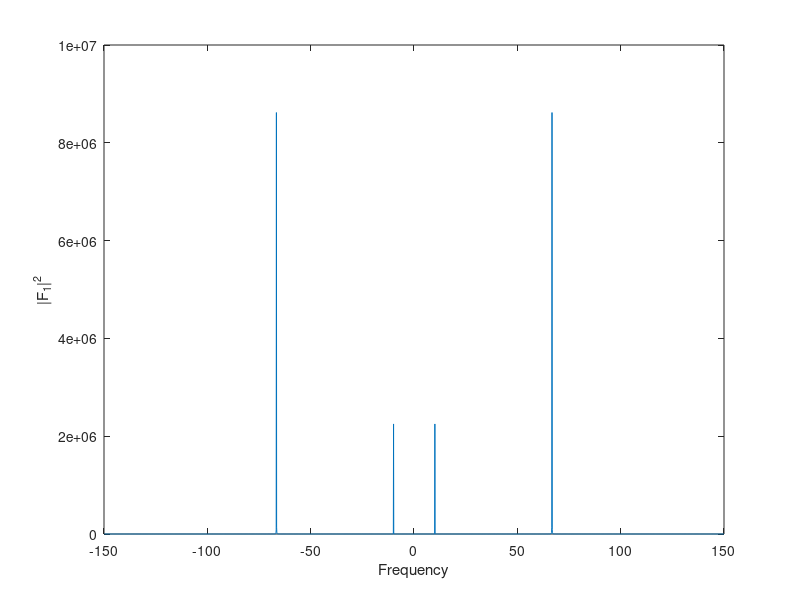
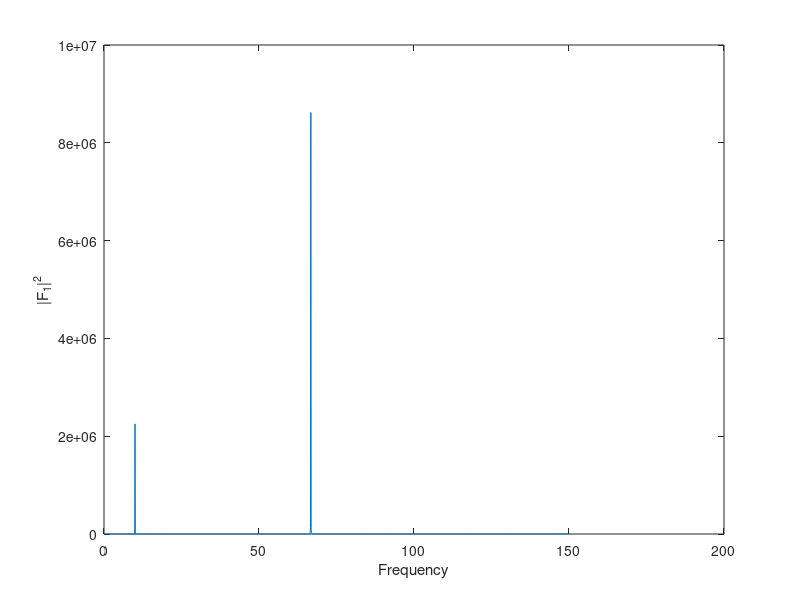

The MATLAB script that drew these images, in order:
load week3data;

% part2_plot(f1, f2, f3, t);

% Fourier Transforms

dt = t(2) - t(1); % Time between datapoints

f_sampling = 1 / dt;
f_max = f_sampling / 2;
freq1 = linspace(0, f_max, length(t) / 2);
freq2 = linspace(-f_max, f_max, length(t) + 1);
freq2 = freq2(2:end);

F1 = fft(f1);
F1a = abs(F1).^2;
F1b = F1a(1:length(t)/2);
F1a = fftshift(F1a);

figure;
plot(freq2, F1a);
xlabel('Frequency');
ylabel('|F_1|^2');
figure;
plot(freq1, F1b);
xlabel('Frequency');
ylabel('|F_1|^2');


function part2_plot(f1, f2, f3, t) 
    
    hold on;
    plot(f1, t);
    plot(f2, t);
    plot(f3, t);
    
    hold off;
    
end